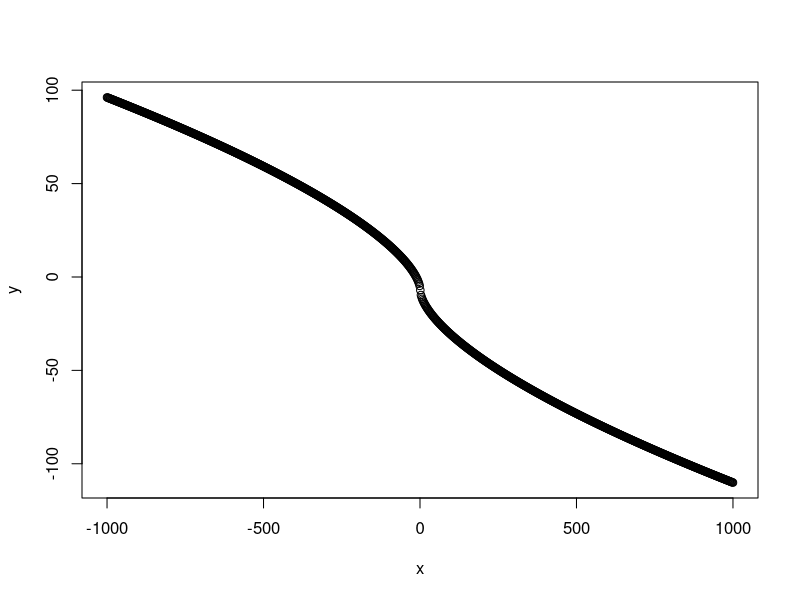

Reproduce this figure in R.


pow = function(val, degree){
  
  if(val>=0){
    return(val^degree)
  }
  
  return(sign(val)*abs(val)^degree)
  
}

 f =function(t) 0.955654100053241*pow(0.388975151328782 - t,2/3) + 0.880095973789201*pow(1 - 0.631289512049639*t,1/3)- 7



x=seq(-1000,1000,length.out = 1000)
y= sapply(x, f)

plot(x, y)





